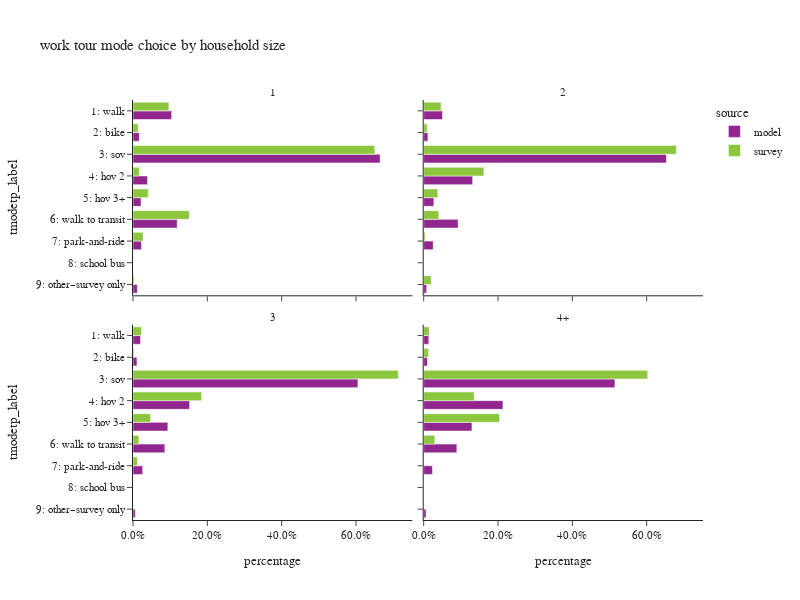

The notebook cell this image was saved under:
### Code cell
plot_mode_choice(wk_tour,"hhsize_4+",
                 {"hhsize_4+":["1","2","3","4+"],
                  "tmodetp_label":["1: walk","2: bike","3: sov","4: hov 2","5: hov 3+","6: walk to transit",
                                   "7: park-and-ride","8: school bus","9: other–survey only"]},
                 "household size",2,600)

### Figure 1 — Plotly figure (JSON) as saved in the notebook; plotly's stock layout.template omitted (floating-point values rounded to 4 significant figures)
{"data": [{"alignmentgroup": "True", "customdata": [[20676], [3381], [132205], [7730], [4330], [23662], [4510], [2326]], "hovertemplate": "source=model<br>hhsize_4+=1<br>percentage=%{x}<br>tmodetp_label=%{y}<br>sample count=%{customdata[0]}<extra></extra>", "legendgroup": "model", "marker": {"color": "#91268F", "pattern": {"shape": ""}}, "name": "model", "offsetgroup": "model", "orientation": "h", "showlegend": true, "textposition": "auto", "x": [0.104, 0.01701, 0.6649, 0.03888, 0.02178, 0.119, 0.02268, 0.0117], "xaxis": "x3", "y": ["1: walk", "2: bike", "3: sov", "4: hov 2", "5: hov 3+", "6: walk to transit", "7: park-and-ride", "9: other–survey only"], "yaxis": "y3", "type": "bar"}, {"alignmentgroup": "True", "customdata": [[24205], [5438], [312483], [62964], [13053], [44281], [12215], [3804]], "hovertemplate": "source=model<br>hhsize_4+=2<br>percentage=%{x}<br>tmodetp_label=%{y}<br>sample count=%{customdata[0]}<extra></extra>", "legendgroup": "model", "marker": {"color": "#91268F", "pattern": {"shape": ""}}, "name": "model", "offsetgroup": "model", "orientation": "h", "showlegend": false, "textposition": "auto", "x": [0.05059, 0.01137, 0.6531, 0.1316, 0.02728, 0.09255, 0.02553, 0.007951], "xaxis": "x4", "y": ["1: walk", "2: bike", "3: sov", "4: hov 2", "5: hov 3+", "6: walk to transit", "7: park-and-ride", "9: other–survey only"], "yaxis": "y4", "type": "bar"}, {"alignmentgroup": "True", "customdata": [[5946], [3110], [177780], [44738], [27535], [25156], [7657], [1805]], "hovertemplate": "source=model<br>hhsize_4+=3<br>percentage=%{x}<br>tmodetp_label=%{y}<br>sample count=%{customdata[0]}<extra></extra>", "legendgroup": "model", "marker": {"color": "#91268F", "pattern": {"shape": ""}}, "name": "model", "offsetgroup": "model", "orientation": "h", "showlegend": false, "textposition": "auto", "x": [0.02024, 0.01059, 0.6053, 0.1523, 0.09374, 0.08564, 0.02607, 0.006145], "xaxis": "x", "y": ["1: walk", "2: bike", "3: sov", "4: hov 2", "5: hov 3+", "6: walk to transit", "7: park-and-ride", "9: other–survey only"], "yaxis": "y", "type": "bar"}, {"alignmentgroup": "True", "customdata": [[6854], [5012], [259157], [107388], [65385], [44966], [11846], [3129]], "hovertemplate": "source=model<br>hhsize_4+=4+<br>percentage=%{x}<br>tmodetp_label=%{y}<br>sample count=%{customdata[0]}<extra></extra>", "legendgroup": "model", "marker": {"color": "#91268F", "pattern": {"shape": ""}}, "name": "model", "offsetgroup": "model", "orientation": "h", "showlegend": false, "textposition": "auto", "x": [0.01361, 0.00995, 0.5145, 0.2132, 0.1298, 0.08926, 0.02352, 0.006212], "xaxis": "x2", "y": ["1: walk", "2: bike", "3: sov", "4: hov 2", "5: hov 3+", "6: walk to transit", "7: park-and-ride", "9: other–survey only"], "yaxis": "y2", "type": "bar"}, {"alignmentgroup": "True", "customdata": [[72], [27], [257], [12], [12], [110], [9], [6]], "hovertemplate": "source=survey<br>hhsize_4+=1<br>percentage=%{x}<br>tmodetp_label=%{y}<br>sample count=%{customdata[0]}<extra></extra>", "legendgroup": "survey", "marker": {"color": "#8CC63E", "pattern": {"shape": ""}}, "name": "survey", "offsetgroup": "survey", "orientation": "h", "showlegend": true, "textposition": "auto", "x": [0.09655, 0.01363, 0.6506, 0.01672, 0.04108, 0.1514, 0.02709, 0.002878], "xaxis": "x3", "y": ["1: walk", "2: bike", "3: sov", "4: hov 2", "5: hov 3+", "6: walk to transit", "7: park-and-ride", "9: other–survey only"], "yaxis": "y3", "type": "bar"}, {"alignmentgroup": "True", "customdata": [[54], [47], [417], [99], [15], [107], [7], [5]], "hovertemplate": "source=survey<br>hhsize_4+=2<br>percentage=%{x}<br>tmodetp_label=%{y}<br>sample count=%{customdata[0]}<extra></extra>", "legendgroup": "survey", "marker": {"color": "#8CC63E", "pattern": {"shape": ""}}, "name": "survey", "offsetgroup": "survey", "orientation": "h", "showlegend": false, "textposition": "auto", "x": [0.04661, 0.009064, 0.6798, 0.1619, 0.03799, 0.04052, 0.003897, 0.02022], "xaxis": "x4", "y": ["1: walk", "2: bike", "3: sov", "4: hov 2", "5: hov 3+", "6: walk to transit", "7: park-and-ride", "9: other–survey only"], "yaxis": "y4", "type": "bar"}, {"alignmentgroup": "True", "customdata": [[13], [9], [139], [33], [11], [22], [1], [1]], "hovertemplate": "source=survey<br>hhsize_4+=3<br>percentage=%{x}<br>tmodetp_label=%{y}<br>sample count=%{customdata[0]}<extra></extra>", "legendgroup": "survey", "marker": {"color": "#8CC63E", "pattern": {"shape": ""}}, "name": "survey", "offsetgroup": "survey", "orientation": "h", "showlegend": false, "textposition": "auto", "x": [0.02298, 0.00251, 0.714, 0.1847, 0.04742, 0.01552, 0.01177, 0.001143], "xaxis": "x", "y": ["1: walk", "2: bike", "3: sov", "4: hov 2", "5: hov 3+", "6: walk to transit", "7: park-and-ride", "9: other–survey only"], "yaxis": "y", "type": "bar"}, {"alignmentgroup": "True", "customdata": [[7], [12], [163], [32], [40], [15]], "hovertemplate": "source=survey<br>hhsize_4+=4+<br>percentage=%{x}<br>tmodetp_label=%{y}<br>sample count=%{customdata[0]}<extra></extra>", "legendgroup": "survey", "marker": {"color": "#8CC63E", "pattern": {"shape": ""}}, "name": "survey", "offsetgroup": "survey", "orientation": "h", "showlegend": false, "textposition": "auto", "x": [0.01463, 0.01297, 0.6028, 0.1357, 0.2039, 0.02994], "xaxis": "x2", "y": ["1: walk", "2: bike", "3: sov", "4: hov 2", "5: hov 3+", "6: walk to transit"], "yaxis": "y2", "type": "bar"}], "layout": {"xaxis": {"anchor": "y", "domain": [0.0, 0.49], "title": {"text": "percentage"}, "tickformat": ".1%"}, "yaxis": {"anchor": "x", "domain": [0.0, 0.465], "title": {"text": "tmodetp_label"}, "categoryorder": "array", "categoryarray": ["9: other–survey only", "8: school bus", "7: park-and-ride", "6: walk to transit", "5: hov 3+", "4: hov 2", "3: sov", "2: bike", "1: walk"]}, "xaxis2": {"anchor": "y2", "domain": [0.51, 1.0], "matches": "x", "title": {"text": "percentage"}, "tickformat": ".1%"}, "yaxis2": {"anchor": "x2", "domain": [0.0, 0.465], "matches": "y", "showticklabels": false}, "xaxis3": {"anchor": "y3", "domain": [0.0, 0.49], "matches": "x", "showticklabels": false, "tickformat": ".1%"}, "yaxis3": {"anchor": "x3", "domain": [0.535, 1.0], "matches": "y", "title": {"text": "tmodetp_label"}, "categoryorder": "array", "categoryarray": ["9: other–survey only", "8: school bus", "7: park-and-ride", "6: walk to transit", "5: hov 3+", "4: hov 2", "3: sov", "2: bike", "1: walk"]}, "xaxis4": {"anchor": "y4", "domain": [0.51, 1.0], "matches": "x", "showticklabels": false, "tickformat": ".1%"}, "yaxis4": {"anchor": "x4", "domain": [0.535, 1.0], "matches": "y", "showticklabels": false}, "annotations": [{"font": {}, "showarrow": false, "text": "3", "x": 0.245, "xanchor": "center", "xref": "paper", "y": 0.465, "yanchor": "bottom", "yref": "paper"}, {"font": {}, "showarrow": false, "text": "4+", "x": 0.755, "xanchor": "center", "xref": "paper", "y": 0.465, "yanchor": "bottom", "yref": "paper"}, {"font": {}, "showarrow": false, "text": "1", "x": 0.245, "xanchor": "center", "xref": "paper", "y": 1.0, "yanchor": "bottom", "yref": "paper"}, {"font": {}, "showarrow": false, "text": "2", "x": 0.755, "xanchor": "center", "xref": "paper", "y": 1.0, "yanchor": "bottom", "yref": "paper"}], "legend": {"title": {"text": "source"}, "tracegroupgap": 0}, "title": {"text": "work tour mode choice by household size"}, "barmode": "group", "height": 600, "width": 800}}
